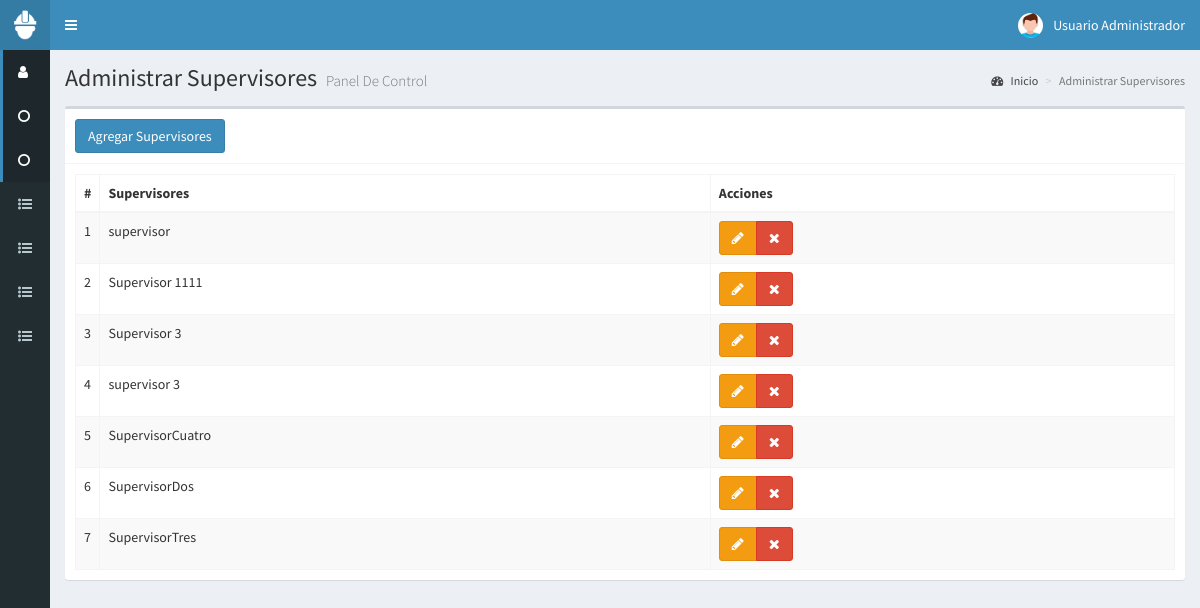
The page /supervisores (signed in) on the database its author committed.
### tables this page shows
CREATE TABLE t_Supervisor
(
  id_supervisor SMALLINT UNSIGNED PRIMARY KEY AUTO_INCREMENT,
  descripcion VARCHAR(50) NOT NULL	
);

### controladores/plantilla.controlador.php (called while the page is built)
<?php
  class ControladorPlantilla
  {
    static public function ctrPlantilla()
    {
      include "vistas/plantilla.php";
    }
  }

### index.php (called while the page is built, shortened)
<?php
require_once "controladores/plantilla.controlador.php";
require_once "controladores/ventas.controlador.php";
require_once "controladores/supervisores.controlador.php";
require_once "controladores/subir-csv.controlador.php";
require_once "modelos/supervisores.modelo.php";
$plantilla = new ControladorPlantilla();
$plantilla->ctrPlantilla();

### controladores/supervisores.controlador.php (called while the page is built, shortened)
<?php
  class ControladorSupervisores
  {
		static public function ctrMostrarSupervisores($item,$valor)
		{
			$tabla = "t_Supervisor";
			$respuesta = ModeloSupervisores::mdlMostrarSupervisores($tabla,$item,$valor);
			return $respuesta;
		}
  }
?>

### modelos/conexion.php (called while the page is built)
<?php
  class Conexion
  {
    static public function conectar()
    {
      $link = new PDO("mysql:host=localhost;dbname=bd_responsivas",
                      "usuario_responsiva",
											"responsivas-2020");
			$link->setAttribute(PDO::ATTR_ERRMODE, PDO::ERRMODE_EXCEPTION);
			$mitz="America/Tijuana";
			$tz = (new DateTime('now', new DateTimeZone($mitz)))->format('P');
			$link->exec("SET time_zone='$tz';");
      $link->exec("set names utf8");
      return $link;
    }
  }
?>

### modelos/supervisores.modelo.php (called while the page is built, shortened)
<?php
	require_once "conexion.php";
	class ModeloSupervisores
	{
    static public function mdlMostrarSupervisores($tabla,$item,$valor)
    {
			if ($item != null)
			{
				$stmt = Conexion::conectar()->prepare("SELECT * FROM $tabla WHERE $item = :$item");
				$stmt->bindParam(":".$item,$valor, PDO::PARAM_STR);
				$stmt->execute();
				$registros = $stmt->fetch();
				$stmt->closeCursor();
				$stmt=null;
				return $registros;
			}
			else
			{
				$stmt = Conexion::conectar()->prepare("SELECT * FROM $tabla ORDER BY descripcion");
				$stmt->execute();
				$registros = $stmt->fetchAll();
				return $registros;
			}
		}
	}
?>

### vistas/modulos/supervisores.php (the view, shortened to what this page needs)
<div class="content-wrapper">
  <section class="content-header">
    <h1>
      Administrar Supervisores
      <small>Panel De Control</small>
    </h1>
    <ol class="breadcrumb">
      <li><a href="inicio"><i class="fa fa-dashboard"></i> Inicio</a></li>
      <li class="active">Administrar Supervisores</li>
    </ol>
  </section>
  <section class="content">
    <div class="box">
      <div class="box-header with-border">
        <button class="btn btn-primary"  data-toggle="modal" data-target="#modalAgregarSupervisores">
          Agregar Supervisores
        </button>
      </div>
      <div class="box-body">
        <table class="table table-bordered table-striped dt-responsive tablas">
          <thead>
            <tr>
              <th style="width:10px">#</th>
              <th>Supervisores</th>
              <th>Acciones </th>
            </tr>
          </thead>
          <tbody>
					<?php
						$item = null;
						$valor = null;
						$supervisores = ControladorSupervisores::ctrMostrarSupervisores($item,$valor);
						foreach ($supervisores as $key => $value)
						{
							echo '
										<tr>
											<td>'.($key+1).'</td>
											<td>'.$value["descripcion"].'</td>
											<td>
												<div class="btn-group">
													<button class="btn btn-warning btnEditarSupervisor" idSupervisor="'.$value["id_supervisor"].'" data-toggle="modal" data-target="#modalEditarSupervisor"><i class="fa fa-pencil"></i></button>';
													if ($_SESSION["perfil"] == "Administrador")
													{
														echo '
													<button class="btn btn-danger btnEliminarSupervisor" idSupervisor="'.$value["id_supervisor"].'"><i class="fa fa-times"></i></button>';
													}
												echo '</div>
											</td>
										</tr>';
						}
					?>
          </tbody>
        </table>
      </div>
    </div>
  </section>
</div>

### rows shown on the page
t_supervisor: descripcion "supervisor"
t_supervisor: descripcion "Supervisor 1111"
t_supervisor: descripcion "Supervisor 3"
t_supervisor: descripcion "supervisor 3"
t_supervisor: descripcion "SupervisorCuatro"
t_supervisor: descripcion "SupervisorDos"
t_supervisor: descripcion "SupervisorTres"

### other values the page prints
$_SESSION["nombre"] "Usuario Administrador"
